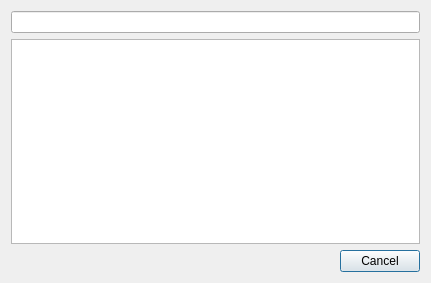
<?xml version="1.0" encoding="UTF-8"?>
<ui version="4.0">
 <class>SearchDialog</class>
 <widget class="QDialog" name="SearchDialog">
  <property name="geometry">
   <rect>
    <x>0</x>
    <y>0</y>
    <width>431</width>
    <height>283</height>
   </rect>
  </property>
  <property name="windowTitle">
   <string>Dialog</string>
  </property>
  <property name="windowIcon">
   <iconset resource="icons.qrc">
    <normaloff>:/icons/search_icon.png</normaloff>:/icons/search_icon.png</iconset>
  </property>
  <layout class="QVBoxLayout" name="verticalLayout">
   <item>
    <widget class="QLineEdit" name="searchLineEdit"/>
   </item>
   <item>
    <widget class="QListView" name="searchListView"/>
   </item>
   <item>
    <widget class="QDialogButtonBox" name="searchButtonBox">
     <property name="orientation">
      <enum>Qt::Horizontal</enum>
     </property>
     <property name="standardButtons">
      <set>QDialogButtonBox::Cancel</set>
     </property>
     <property name="centerButtons">
      <bool>false</bool>
     </property>
    </widget>
   </item>
  </layout>
 </widget>
 <resources>
  <include location="icons.qrc"/>
 </resources>
 <connections>
  <connection>
   <sender>searchButtonBox</sender>
   <signal>accepted()</signal>
   <receiver>SearchDialog</receiver>
   <slot>accept()</slot>
   <hints>
    <hint type="sourcelabel">
     <x>248</x>
     <y>254</y>
    </hint>
    <hint type="destinationlabel">
     <x>157</x>
     <y>274</y>
    </hint>
   </hints>
  </connection>
  <connection>
   <sender>searchButtonBox</sender>
   <signal>rejected()</signal>
   <receiver>SearchDialog</receiver>
   <slot>reject()</slot>
   <hints>
    <hint type="sourcelabel">
     <x>316</x>
     <y>260</y>
    </hint>
    <hint type="destinationlabel">
     <x>286</x>
     <y>274</y>
    </hint>
   </hints>
  </connection>
 </connections>
</ui>
